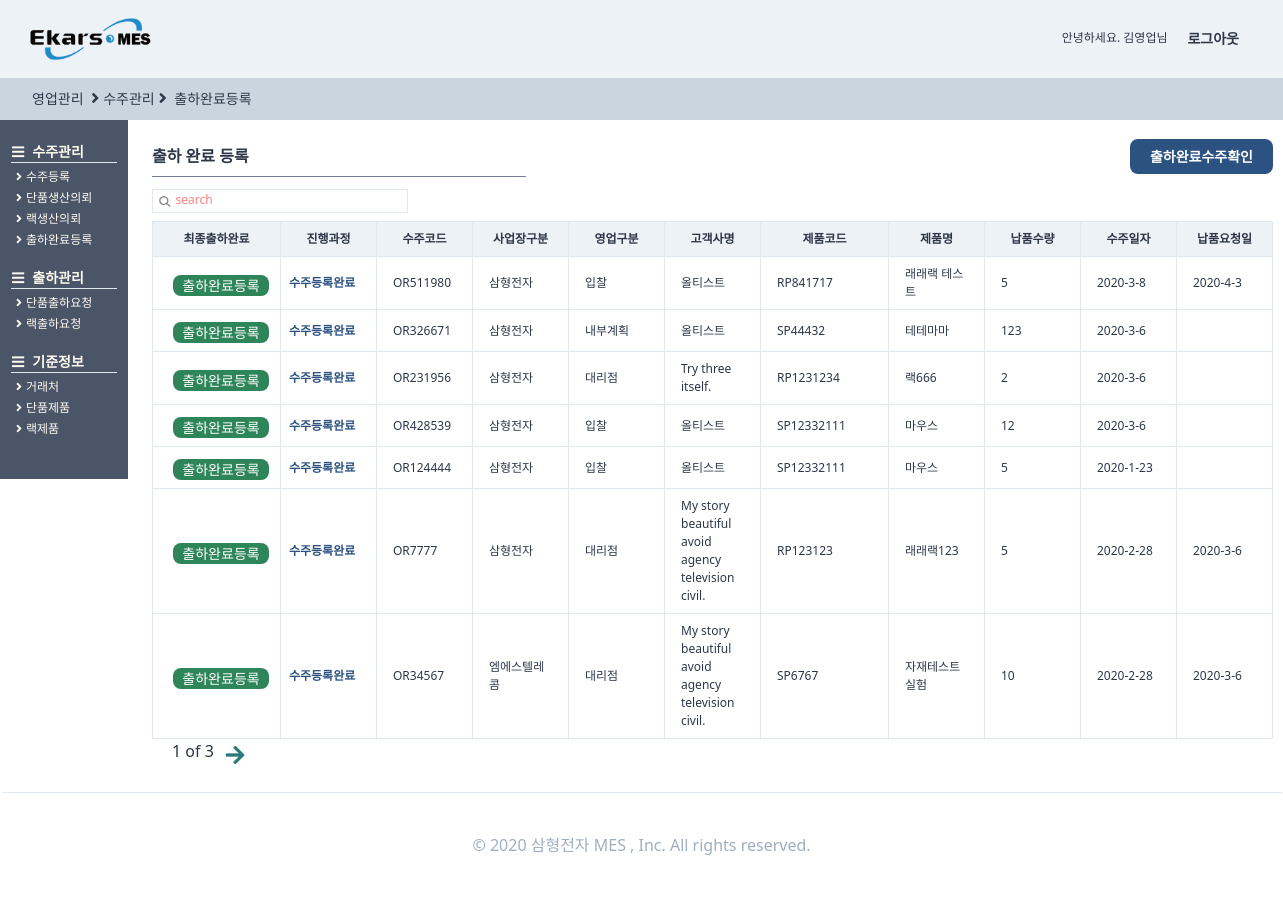
Page /orders/endorder/ (signed in) on the earlier database version.
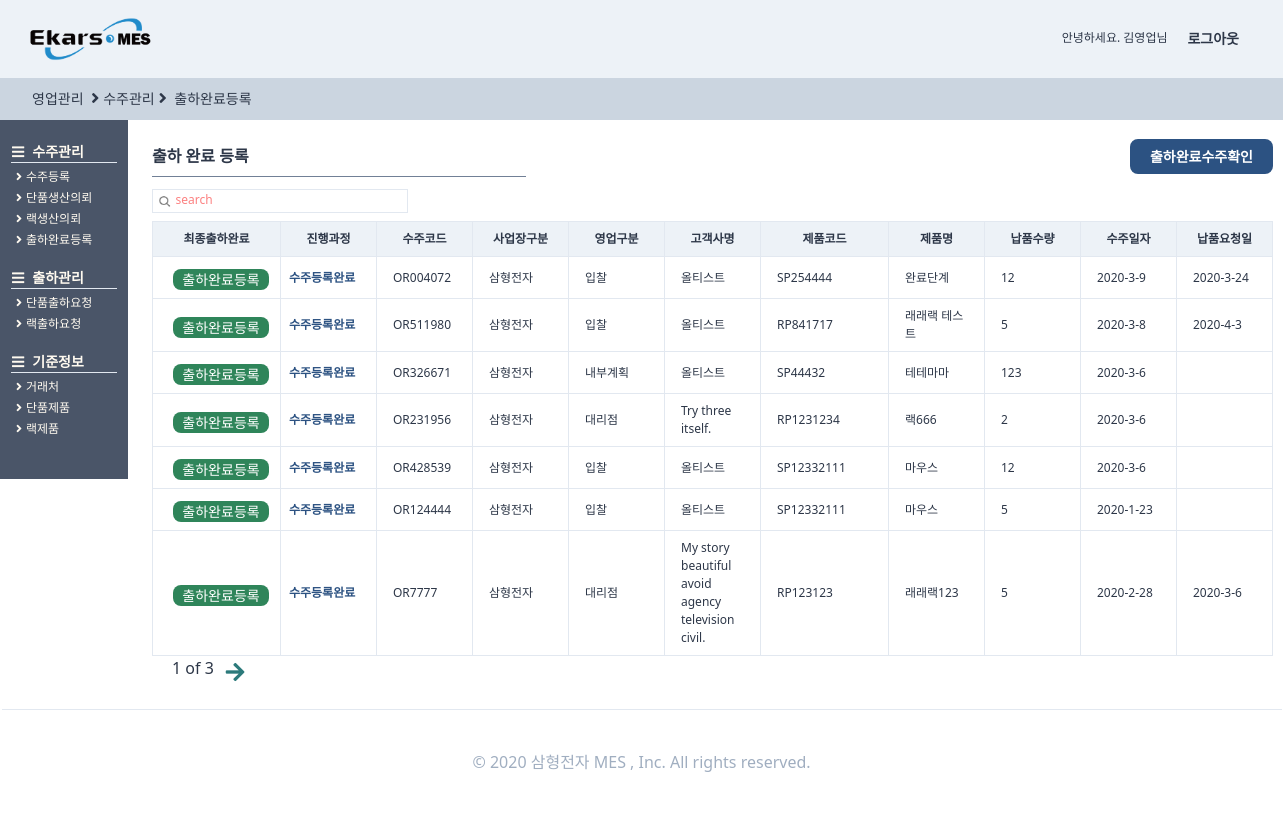
Same page on the later database version.
### orders/models.py (models this page shows, shortened)
class OrderRegister(TimeStampedModel):
    입찰 = "입찰"
    대리점 = "대리점"
    AS = "A/S"
    내부계획 = "내부계획"
    영업구분_CHOICES = ((입찰, "입찰"), (대리점, "대리점"), (AS, "A/S"), (내부계획, "내부계획"))
    삼형전자 = "삼형전자"
    엠에스텔레콤 = "엠에스텔레콤"
    사업장구분_CHOICES = (
        (삼형전자, "삼형전자"),
        (엠에스텔레콤, "엠에스텔레콤"),
    )
    출하완료 = "출하완료"
    출하미완료 = "출하미완료"
    출하구분_CHOICES = (
        (출하완료, "출하완료"),
        (출하미완료, "출하미완료"),
    )
    단품 = "단품"
    랙 = "랙"
    제품구분_CHOICES = (
        (단품, "단품"),
        (랙, "랙"),
    )
    랙생산의뢰 = models.ForeignKey(
        "self", related_name="단품생산의뢰", on_delete=models.SET_NULL, null=True, blank=True
    )
    작성자 = models.ForeignKey(
        users_models.User,
        related_name="수주등록",
        on_delete=models.SET_NULL,
        null=True,
        blank=True,
    )
    수주코드 = models.CharField(max_length=50)
    영업구분 = models.CharField(choices=영업구분_CHOICES, max_length=10, blank=True, default=입찰)
    제품구분 = models.CharField(choices=제품구분_CHOICES, max_length=10, blank=True, default=단품)
    사업장구분 = models.CharField(
        choices=사업장구분_CHOICES, max_length=10, blank=True, default=삼형전자
    )
    수주일자 = models.DateField(auto_now=False, auto_now_add=False)
    고객사명 = models.ForeignKey(
        SI_models.CustomerPartner,
        related_name="수주등록",
        on_delete=models.SET_NULL,
        null=True,
        blank=True,
    )
    현장명 = models.CharField(max_length=50)
    납품요청일 = models.DateField(auto_now=False, auto_now_add=False, blank=True, null=True)
    납품수량 = models.IntegerField()
    특이사항 = models.TextField(blank=True)
    단품모델 = models.ForeignKey(
        SI_models.SingleProduct,
        related_name="수주등록",
        on_delete=models.SET_NULL,
        null=True,
        blank=True,
    )
    랙모델 = models.ForeignKey(
        SI_models.RackProduct,
        related_name="수주등록",
        on_delete=models.SET_NULL,
        null=True,
        blank=True,
    )
    출하구분 = models.CharField(
        choices=출하구분_CHOICES, max_length=10, blank=True, default=출하미완료
    )
    class Meta:
        verbose_name = "수주등록"
        verbose_name_plural = "수주등록"
    def process(self):
        try:
            pro = self.생산요청
            try:
                cess = self.생산요청.생산계획.현재공정
                pro = self.생산요청.생산계획.현재공정달성율
                try:
                    pro = self.생산요청.생산계획.작업지시서.작업지시서등록.최종검사
                    try:
                        pro = self.생산요청.생산계획.작업지시서.작업지시서등록.최종검사.최종검사등록
                        return "최종검사완료"
                    except:
                        return "최종검사의뢰완료"
                except:
                    return f"생산중({cess}:{pro})"
            except:
                return "생산의뢰완료"
        except:
            return "수주등록완료"

### StandardInformation/models.py (models this page shows, shortened)
class CustomerPartner(TimeStampedModel):
    고객 = "고객"
    대리점 = "대리점"
    공급처 = "공급처"
    거래처_CHOICES = (
        (고객, "고객"),
        (대리점, "대리점"),
        (공급처, "공급처"),
    )
    고객작성자 = models.ForeignKey(
        "users.User", related_name="고객거래처작성자", on_delete=models.SET_NULL, null=True
    )
    작성일 = models.DateField(auto_now=True, auto_now_add=False)
    거래처구분 = models.CharField(choices=거래처_CHOICES, max_length=4, default=공급처)
    거래처코드 = models.CharField(max_length=50, null=True)
    거래처명 = models.CharField(max_length=70, null=True)
    사업자등록번호 = models.CharField(max_length=50, null=True)
    고객담당자 = models.ForeignKey(
        "users.User", related_name="고객거래처담당자", on_delete=models.SET_NULL, null=True
    )
    연락처 = models.CharField(max_length=50, blank=True)
    이메일 = models.EmailField(max_length=254)
    사업장주소 = models.CharField(max_length=70, blank=True, null=True)
    사업자등록증첨부 = models.FileField(blank=True, null=True)
    특이사항 = models.TextField(blank=True, null=True)
    사용여부 = models.BooleanField(default=False)
    class Meta:
        verbose_name = "고객"
        verbose_name_plural = "고객"
    def __str__(self):
        return self.거래처명

class RackProduct(TimeStampedModel):
    작성자 = models.ForeignKey(
        "users.User", related_name="랙제품작성자", on_delete=models.SET_NULL, null=True
    )
    작성일 = models.DateField(auto_now=True, auto_now_add=False)
    랙시리얼코드 = models.CharField(max_length=40, blank=True)
    랙모델명 = models.CharField(max_length=60, blank=True)
    규격 = models.CharField(max_length=30, blank=True)
    단위 = models.CharField(max_length=30, blank=True)
    단가 = models.IntegerField(null=True)
    class Meta:
        verbose_name = "랙제품"
        verbose_name_plural = "랙제품"

class SingleProduct(TimeStampedModel):
    작성자 = models.ForeignKey(
        "users.User", related_name="단품제품작성자", on_delete=models.SET_NULL, null=True
    )
    작성일 = models.DateField(auto_now=True, auto_now_add=False)
    모델코드 = models.CharField(max_length=80, blank=True)
    모델명 = models.CharField(max_length=30, blank=True)
    규격 = models.CharField(max_length=80, blank=True)
    단위 = models.CharField(max_length=10, blank=True)
    단가 = models.IntegerField(null=True)
    class Meta:
        verbose_name = "단품제품"
        verbose_name_plural = "단품제품"

### orders/views.py (the view, shortened to what this page needs)
# urls.py: path("endorder/", views.endorder, name="endorder"),
def endorder(request):
    user = request.user
    search = request.GET.get("search")
    if search is None:
        order = (
            models.OrderRegister.objects.filter(작성자=user)
            .filter(출하구분="출하미완료")
            .order_by("-created")
        )
        s_bool = False
    pagediv = 7
    totalpage = int(math.ceil(len(order) / pagediv))
    paginator = Paginator(order, pagediv, orphans=0)
    page = request.GET.get("page", "1")
    order = paginator.get_page(page)
    nextpage = int(page) + 1
    previouspage = int(page) - 1
    notsamebool = True
    nonpage = False
    if totalpage == 0:
        nonpage = True
    if int(page) == totalpage:
        notsamebool = False
    if (search is None) or (search == ""):
        search = "search"
    return render(
        request,
        "orders/endorder.html",
        {
            "order": order,
            "search": search,
            "page": page,
            "totalpage": totalpage,
            "notsamebool": notsamebool,
            "nextpage": nextpage,
            "previouspage": previouspage,
            "s_bool": s_bool,
            "nonpage": nonpage,
            "최종검사완료": "최종검사완료",
            "최종검사의뢰완료": "최종검사의뢰완료",
            "수주등록완료": "수주등록완료",
            "생산의뢰완료": "생산의뢰완료",
        },
    )

### users/models.py (called while the page is built)
    def __str__(self):
        return self.first_name

### templates/orders/endorder.html (shortened to what the changed rows need)
{%extends "orders/ordershome.html"%}
{%load static%}
{%block main_contens%}
<div class="w-11/12 h-full ml-32 -mt-6 font-normal pt-12 flex flex-row">
    <div class="flex flex-col p-6 w-full ">
        <div class="flex ">
            <div class="flew flex-col">
                <table class="table-fixed font-light text-xs w-full">
                    <thead>
                        <tr>
                            <th class="border bg-gray-200 px-2 py-2 w-32">최종출하완료</th>
                            <th class="border bg-gray-200 px-2 py-2 w-24">진행과정</th>
                            <th class="border bg-gray-200 px-4 py-2 w-24">수주코드</th>
                            <th class="border bg-gray-200 px-4 py-2 w-24">사업장구분</th>
                            <th class="border bg-gray-200 px-4 py-2 w-24">영업구분</th>
                            <th class="border bg-gray-200 px-4 py-2 w-24">고객사명</th>
                            <th class="border bg-gray-200 px-4 py-2 w-32">제품코드</th>
                            <th class="border bg-gray-200 px-4 py-2 w-24">제품명</th>
                            <th class="border bg-gray-200 px-4 py-2 w-24">납품수량</th>
                            <th class="border bg-gray-200 px-4 py-2 w-24">수주일자</th>
                            <th class="border bg-gray-200 px-4 py-2 w-24">납품요청일</th>
                        </tr>
                    </thead>
                    <tbody>
                        {%for list in order%}
                        <tr>
                            <td class="border px-2 py-2 font-bold
                            text-blue-800 justify-center">
                                <a href="{%url "orders:endorderforout" list.pk %}">
                                    <div class="btn-link bg-green-700 hover:bg-teal-800 hover:font-bold mt-1 mb-0 ml-3">
                                        출하완료등록
                                    </div>
                                </a>
                            </td>
                            <td class="border px-2 py-2 font-bold
                                    {%if list.process == 수주등록완료%}
                                    text-blue-800
                                    {%endif%}
                                    text-red-700 ">
                                {{list.process}}</td>
                            <td class="border px-4 py-2  hover:text-blue-700 hover:font-bold "><a
                                    href="{%url "orders:orderdetail" list.pk %}">
                                    {{list.수주코드}}</a></td>
                            <td class="border px-4 py-2">{{list.사업장구분}}</td>
                            <td class="border px-4 py-2">{{list.영업구분}}</td>
                            <td class="border px-4 py-2">{{list.고객사명}}</td>
                            {%if list.제품구분 == "단품"%}
                            <td class="border px-4 py-2">{{list.단품모델.모델코드}}</td>
                            <td class="border px-4 py-2">{{list.단품모델.모델명}}</td>
                            {%else%}
                            <td class="border px-4 py-2">{{list.랙모델.랙시리얼코드}}</td>
                            <td class="border px-4 py-2">{{list.랙모델.랙모델명}}</td>
                            {%endif%}
                            <td class="border px-4 py-2">{{list.납품수량}}</td>
                            <td class="border px-4 py-2">
                                {{list.수주일자.year}}-{{list.수주일자.month}}-{{list.수주일자.day}}</td>
                            <td class="border px-4 py-2">
                                {%if list.납품요청일 is None%}
                                {%else%}
                                {{list.납품요청일.year}}-{{list.납품요청일.month}}-{{list.납품요청일.day}}{%endif%}</td>
                        </tr>
                        {%endfor%}
                    </tbody>
                </table>
            </div>
        </div>
    </div>
</div>
</div>
{%endblock main_contens %}

Differences in the rows shown:
no longer on this page (row unchanged): OrderRegister: process "수주등록완료", 수주코드 "OR34567", 사업장구분 "엠에스텔레콤", 영업구분 "대리점", 고객사명 "My story beautiful avoid agency television civil.", 단품모델.모델코드 "SP6767", 단품모델.모델명 "자재테스트실험", 납품수량 "10", 수주일자.year "2020", 수주일자.month "2", 수주일자.day "28", 납품요청일.year "2020", 납품요청일.month "3", 납품요청일.day "6"
added OrderRegister: process "수주등록완료", 수주코드 "OR004072", 사업장구분 "삼형전자", 영업구분 "입찰", 고객사명 "올티스트", 단품모델.모델코드 "SP254444", 단품모델.모델명 "완료단계", 납품수량 "12", 수주일자.year "2020", 수주일자.month "3", 수주일자.day "9", 납품요청일.year "2020", 납품요청일.month "3", 납품요청일.day "24"
